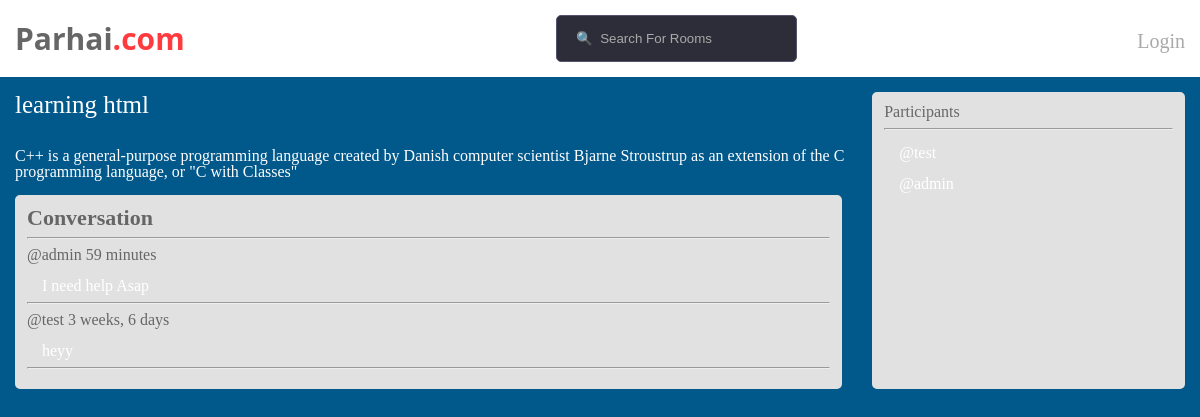
Page /room/2/ on the committed database.
### core/models.py (models this page shows, shortened)
class Room(models.Model):
    host = models.ForeignKey(User, on_delete=models.SET_NULL, null=True)
    name = models.CharField(max_length=255)
    topic = models.ForeignKey(Topic, on_delete=models.SET_NULL, null=True)
    description = models.TextField(null=True, blank=True)
    participants = models.ManyToManyField(User, related_name='participants', blank=True)
    updated = models.DateTimeField(auto_now=True)
    created = models.DateTimeField(auto_now_add=True)
    class Meta:
        ordering = ['-updated', '-created']

class Message(models.Model):
    user = models.ForeignKey(User, on_delete=models.CASCADE)
    room = models.ForeignKey(Room, on_delete=models.CASCADE)
    message = models.TextField()
    updated = models.DateTimeField(auto_now=True)
    created = models.DateTimeField(auto_now_add=True)
    class Meta:
        ordering = ['-updated', '-created']

### core/views.py (the view, shortened to what this page needs)
# urls.py: path('room/<str:pk>/', views.about, name='room'),
def about(request, pk):
    room = Room.objects.get(id=pk)
    room_messages = room.message_set.all().order_by('-created')
    participants = room.participants.all()
    context = {'room': room, 'room_messages': room_messages, 'participants': participants}
    return render(request, 'core/room.html', context)

### core/templates/core/room.html (shortened to what this page needs)
{% extends 'index.html' %} {% block content %} {% load static %}
<link rel="stylesheet" href="{% static 'core/styles/style.css' %}" />
<div class="room-container">
  <div>
    <h2>{{room.name}}</h2>
    <br />
    <p>{{room.description}}</p>
    <div class="browse-container">
      <h3 class="browse">Conversation</h3>
      <hr />
      {%for message in room_messages%}
      <div>
        <small>@{{message.user}} {{message.created |timesince}}</small>
        <p>{{message.message}}</p>
        <hr />
      </div>
      {%endfor%}
    </div>
  </div>
  <div class="browse-container">
    <h3>Participants</h3>
    <hr />
    {% for i in participants%}
    <div>
      <p>@{{i.username}}</p>
    </div>
    {% endfor %}
  </div>
</div>
{% endblock %}

### static/styles/main.css (style rules this page uses)
html, body, div, span, applet, object, iframe, h1, h2, h3, h4, h5, h6, p, blockquote, pre, a, abbr, acronym, address, big, cite, code, del, dfn, em, img, ins, kbd, q, s, samp, small, strike, strong, sub, sup, tt, var, b, u, i, center, dl, dt, dd, ol, ul, li, fieldset, form, label, legend, table, caption, tbody, tfoot, thead, tr, th, td, article, aside, canvas, details, embed, figure, figcaption, footer, header, hgroup, menu, nav, output, ruby, section, summary, time, mark, audio, video { margin: 0; padding: 0; border: 0; font-size: 100%; font: inherit; vertical-align: baseline; }
body { line-height: 1; }
body { background-color: #00588b; }

### core/static/core/styles/style.css (style rules this page uses)
.room-container { display: grid; grid-template-columns: 1fr 0.4fr; }
.room-container h2 { color: white; font-size: 800; font-size: 25px; margin-top: 15px; margin-left: 15px; }
.room-container p { color: white; margin-top: 15px; margin-left: 15px; }
.browse-container { border: 2px solid #e1e1e1; border-radius: 5px; margin-top: 15px; margin-left: 15px; margin-right: 15px; background-color: #e1e1e1; text-decoration: none; color: #666666; padding: 10px; }
.browse { font-size: 22px; font-weight: 600; }

### rows in the picture
Room: name "learning html", description "C++ is a general-purpose programming language created by Danish computer scientist Bjarne Stroustrup as an extension of the C programming language, or \"C with Classes\""
Message: user "admin", created "59 minutes", message "I need help Asap"
Message: user "test", created "3 weeks, 6 days", message "heyy"

### other values in the picture
{{ i.username }} "test"
{{ i.username }} "admin"
